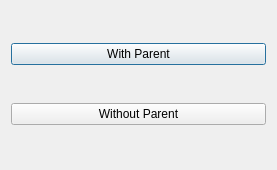
<?xml version="1.0" encoding="UTF-8"?>
<ui version="4.0">
 <class>DialogClass</class>
 <widget class="QDialog" name="DialogClass">
  <property name="geometry">
   <rect>
    <x>0</x>
    <y>0</y>
    <width>277</width>
    <height>170</height>
   </rect>
  </property>
  <property name="windowTitle">
   <string>Dialog</string>
  </property>
  <layout class="QVBoxLayout" name="verticalLayout">
   <item>
    <widget class="QPushButton" name="btnWithParent">
     <property name="text">
      <string>With Parent</string>
     </property>
    </widget>
   </item>
   <item>
    <widget class="QPushButton" name="btnWithoutParent">
     <property name="text">
      <string>Without Parent</string>
     </property>
    </widget>
   </item>
  </layout>
 </widget>
 <layoutdefault spacing="6" margin="11"/>
 <resources>
  <include location="dialog.qrc"/>
 </resources>
 <connections/>
</ui>
